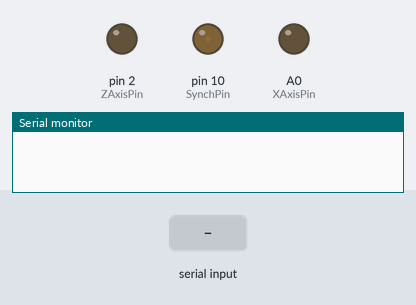
Bench run of a sketch on a simulated Arduino Uno, built with avr-gcc and run on an emulated ATmega328P. Shown: output pins drawn as LEDs (lit = HIGH), the last lines printed to the serial monitor. The test bench sets the inputs (shaded band).

Above: at 1.2 s.
1.3 s: "3" received over Serial
At 4.1 s:
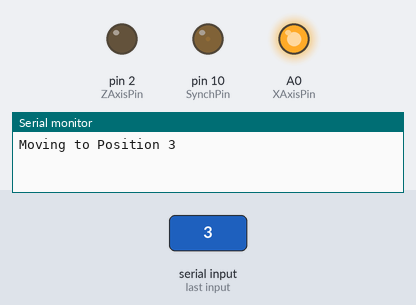
4.3 s: "1" received over Serial
At 5.8 s:
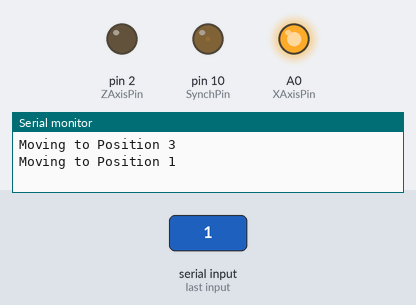
6.8 s: "0" received over Serial
At 10.1 s:
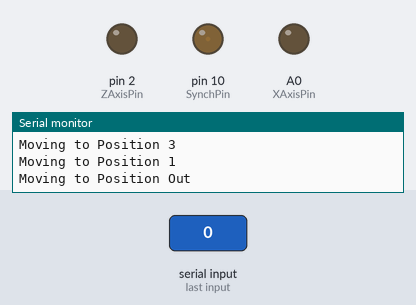
Timing chart, 0 to 11.6 s (numbered marks = the images above; inputs shaded):
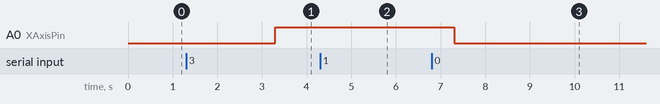

The sketch:

DrosoMenu.ino
```cpp
// This Arduino sketch controls the DrosoMenu apparatus for neuroscience experiments,
// such as automated delivery of gustatory stimuli or positioning of experimental subjects.
// It manages two actuators (X and Z axes) and a synchronization signal for data acquisition systems.

// Variable to store incoming serial commands from a host computer or controller. The host computer can be connected via USB and send the commands in real-time with Python, Bonsai and MATLAB.
// Commands are expected as single ASCII characters ('0', '1', '2', '3').
byte incomingByte;

// MovementTimeout defines the delay (in milliseconds) between sequential actuator movements.
// This allows for controlled, stepwise positioning, which can be critical for precise timing in experiments.
int MovementTimeout = 2000; // ms; set to 0 for simultaneous movement

// Pin assignments for hardware control:
// XAxisPin: Analog output (PWM) for controlling the linear actuator of the X-axis and therefore the actual positions of the stimulus..
// ZAxisPin: Digital output binary for z-axis with all in or all out position.
// SynchPin: Digital PWM output, filtered to analog, used for synchronizing with external data acquisition (DAQ) systems.
int XAxisPin = A0;
int ZAxisPin = 2;
int SynchPin = 10;

// Position values encoded as PWM duty cycles (0-255).
// These values should be calibrated to match physical positions relevant to the experiment (e.g., distances in mm). This has to be done empirically for each setup.
int PosOut = 1;      // "Out" position (baseline, e.g., actuator fully retracted)
int PosOne = 1;      // Experimental position 1
int PosTwo = 90;     // Experimental position 2
int PosThree = 180;  // Experimental position 3

// Baseline offset for the synchronization signal.
// Ensures the sync signal is distinguishable for each experimental position.
int Baseline = 255 - PosThree;

// Setup function initializes serial communication and configures actuator pins.
// At startup, all actuators are moved to the "Out" position to ensure a known baseline state.
void setup() {
  Serial.begin(115200);           // High baud rate for fast communication with host
  pinMode(XAxisPin, OUTPUT);      // Configure X axis actuator pin
  pinMode(ZAxisPin, OUTPUT);      // Configure Z axis actuator pin
  pinMode(SynchPin, OUTPUT);      // Configure synchronization pin

  // Move actuators to baseline "Out" position
  digitalWrite(ZAxisPin, LOW);    // Z axis: retract or set to baseline
  analogWrite(XAxisPin, PosOut);  // X axis: move to baseline position
  analogWrite(SynchPin, PosOut);  // Sync signal: baseline value
}

// Main loop listens for serial commands and executes corresponding actuator movements.
// Each command ('0', '1', '2', '3') represents a specific experimental configuration or trial phase.
void loop() {
  if (Serial.available() > 0) {
    incomingByte = Serial.read(); // Read incoming command

    // Command '0': Move Z-axis and X-axis to position Out. Position out on the X-axis can be equal to position 1.
    if (incomingByte == 48) { // ASCII '0'
      Serial.println("Moving to Position Out");
      digitalWrite(ZAxisPin, LOW);         // Z axis: move to position out and retract
      analogWrite(SynchPin, PosOut);       // Sync: baseline
      delay(MovementTimeout);              // Wait for movement to complete
      analogWrite(XAxisPin, PosOut);       // X axis: move to position Out
      Serial.flush();                      // Clear serial buffer
    }
    // Command '1': Move to Position 1 (e.g., present stimulus at location 1)
    else if (incomingByte == 49) { // ASCII '1'
      Serial.println("Moving to Position 1");
      digitalWrite(ZAxisPin, LOW);         // Z axis: move to position out and retract
      analogWrite(SynchPin, PosOut);       // Sync: baseline
      delay(MovementTimeout);              // Wait for movement to complete
      analogWrite(XAxisPin, PosOne);       // X axis: move to position 1
      delay(MovementTimeout);              // Wait for movement to complete
      digitalWrite(ZAxisPin, HIGH);        // Z axis: insert (e.g., present stimulus)
      analogWrite(SynchPin, PosOne + Baseline); // Sync: signal position 1 to DAQ
      Serial.flush();
    }
    // Command '2': Move to Position 2 (e.g., present stimulus at location 2)
    else if (incomingByte == 50) { // ASCII '2'
      Serial.println("Moving to Position 2");
      digitalWrite(ZAxisPin, LOW);
      analogWrite(SynchPin, PosOut);
      delay(MovementTimeout);
      analogWrite(XAxisPin, PosTwo);
      delay(MovementTimeout);
      digitalWrite(ZAxisPin, HIGH);
      analogWrite(SynchPin, PosTwo + Baseline); // Sync: signal position 2
      Serial.flush();
    }
    // Command '3': Move to Position 3 (e.g., present stimulus at location 3)
    else if (incomingByte == 51) { // ASCII '3'
      Serial.println("Moving to Position 3");
      digitalWrite(ZAxisPin, LOW);
      analogWrite(SynchPin, PosOut);
      delay(MovementTimeout);
      analogWrite(XAxisPin, PosThree);
      delay(MovementTimeout);
      digitalWrite(ZAxisPin, HIGH);
      analogWrite(SynchPin, PosThree + Baseline); // Sync: signal position 3
      Serial.flush();
    }
  }
  Serial.flush(); // Ensure serial buffer is cleared each loop
}
```

Measured:
- after the input at 1.3 s, A0 (XAxisPin): LOW → HIGH after 2.0 s
- after the input at 4.3 s, pin 2 (ZAxisPin): stays LOW (without the input it goes to HIGH after 1.0 s); pin 10 (SynchPin): stays 1/255 (without the input it goes to 255/255 after 1.0 s)
- after the input at 6.8 s, pin 2 (ZAxisPin): stays LOW (without the input it goes to HIGH after 2.5 s); pin 10 (SynchPin): stays 1/255 (without the input it goes to 76/255 after 2.5 s)
